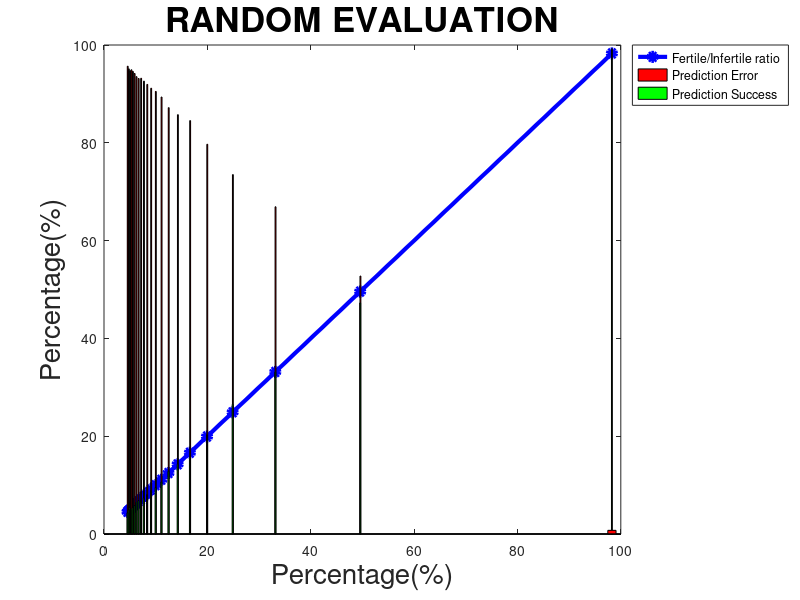

Write MATLAB code to recreate this figure.
clear all; 
close all;
clc;

originDir     = '/media/jairo/My Passport/EGGFertility/HJDESCRIPTOR/miscelaneous/';
destineDir    = '/media/jairo/My Passport/EGGFertility/HJDESCRIPTOR/ALL/';
load( './Info/Group_fertile.mat' );
%load([originDir 'allHJAVG.mat']);

lstF          = find(Y==1);
lstNF         = find(Y==0);

%% strHJEgg. | fertile rotated name hist38 heatMap
numF          = size(lstF,1);
numNF         = size(lstNF,1);
N             = numF + numNF;
percP         = 5/100;
numSteps      = floor(numF / numNF);

%%
lstAccuracyMean = [];
lstAccuracyStd  = [];
lstErrorMean    = [];
lstErrorStd     = [];
proportionX     = [];
for t=1:numSteps
  
  %MAKE A SUBSET
  tmpY                  = Y;
  numFertToDel          = t * numNF;
  toDelete              = randperm(numF,numFertToDel);
  tmpY(lstF(toDelete))  = [];
  tmpN                  = size(tmpY,1);
  numP                  = floor(tmpN * percP);
  
  %% EVALUATE
  lstAccuracy     = [];
  lstError        = [];
  for i=1:10
    posP          = randperm(tmpN,numP);%Cuales predijo que son inferties
    sumFerP       = sum( tmpY(posP) );  %A cuantos le falló
    errror        = sumFerP / numP;
    accuracy      = 1 - errror;
    lstAccuracy   = [lstAccuracy (accuracy*100)];
    lstError      = [lstError (errror*100)];
  end
  accuracyMean    = mean(lstAccuracy);
  accuracyStd     = std(lstAccuracy);
  lstAccuracyMean = [lstAccuracyMean accuracyMean];
  lstAccuracyStd  = [lstAccuracyStd accuracyStd];
  
  errorMean       = mean(lstError);
  errorStd        = std(lstError);
  lstErrorMean    = [lstErrorMean errorMean];
  lstErrorStd     = [lstErrorStd errorStd];
  
  
  proportionX     = [proportionX ((numNF/tmpN)*100)]
end
plot(proportionX,proportionX,'-ob',"markersize", 6, "linewidth", 3,"markerfacecolor","b");
hold on;
bar(proportionX+0.05,lstErrorMean,'r');
bar(proportionX,lstAccuracyMean,'g');
bar(proportionX(end),lstErrorMean(end),'r');
xlabel("Percentage(%)",'fontsize',20);
ylabel("Percentage(%)",'fontsize',20);
l = legend("Fertile/Infertile ratio","Prediction Error","Prediction Success");
legend (l, "location", "northeastoutside");
title('RANDOM EVALUATION','fontsize',25);



